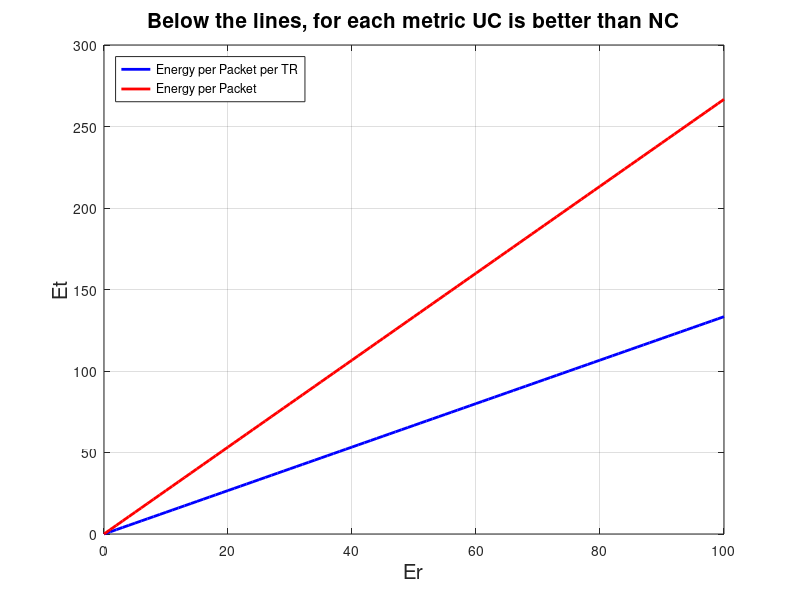
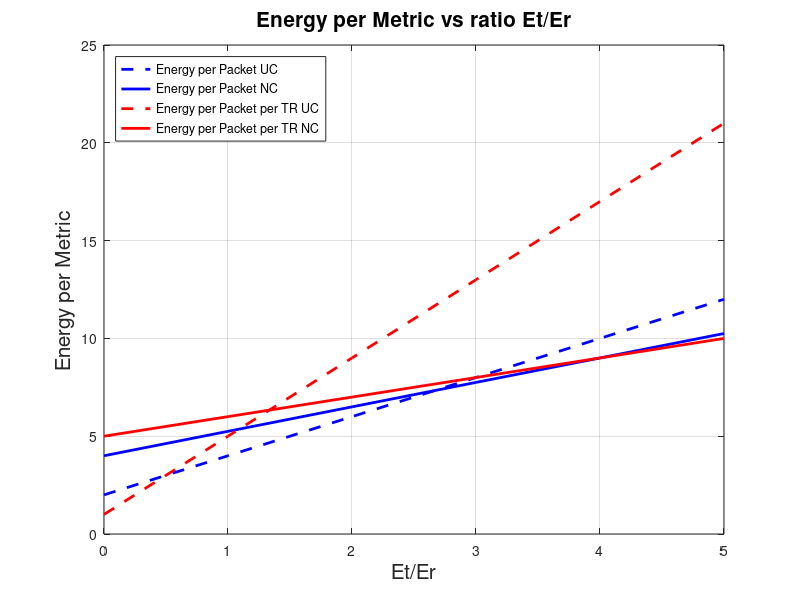

Write the MATLAB code that produced these figures, in order.
%% MM11 Exc 1_e

clear all
close all

%Et=(0:100);
Er=(0:100);

% Energy per Transmited packet per Throughput Rate
Et = 4/3 .* Er;
plot(Er,Et,'b','LineWidth',2); hold on; grid on
% Energy per Transmited packet
Et=8/3 .* Er;
plot(Er,Et,'r','LineWidth',2);

legend('Energy per Packet per TR','Energy per Packet','Location','northwest')
title('Below the lines, for each metric UC is better than NC','FontSize',15)
xlabel('Er','FontSize',15);
ylabel('Et','FontSize',15);

figure()


k=(0:5);
plot(k,2*k+2,'--b','LineWidth',2); hold on; grid on
plot(k,5/4*k+4,'b','LineWidth',2);
plot(k,4*k+1,'--r','LineWidth',2);
plot(k,k+5,'r','LineWidth',2);
% plot(k,8*k+8,'--k','LineWidth',2);
% plot(k,5*k+16,'k','LineWidth',2);

legend('Energy per Packet UC','Energy per Packet NC','Energy per Packet per TR UC',...
    'Energy per Packet per TR NC','Overall System Energy UC','Overall System Energy NC','Location','northwest')
title('Energy per Metric vs ratio Et/Er','FontSize',15)
xlabel('Et/Er','FontSize',15);
ylabel('Energy per Metric','FontSize',15);


% 
% % Overal Ennergy
% OE_uc= 8*(Et+Er);
% OE_nc= 5*Et + 16*Er;
% 
% % Energy per Transmited packet
% Eptp_uc= OE_uc/4;
% Eptp_nc= OE_nc/4;
% 
% % Energy per Transmited packet per Throughput Rate
% TR_uc = 1/2;
% TR_nc = 4/5;
% 
% EP_ptr_uc = ;
% EP_ptr_nc = ;
% %